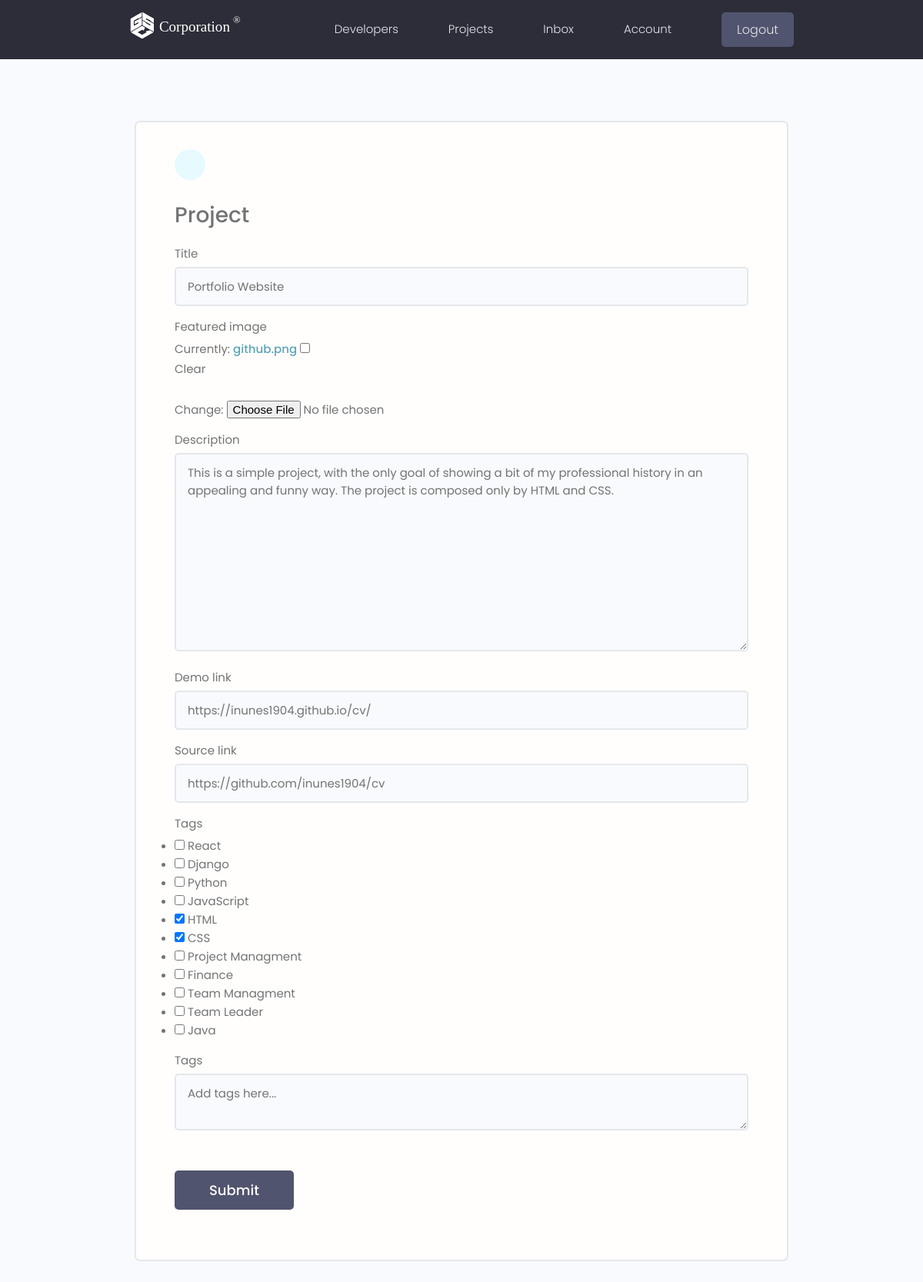
/projects/update-project/52e8a02a-baea-43a5-ac27-050e77481598 (signed in), run on the app's committed database.
### projects/models.py (models this page shows, shortened)
class Project(models.Model):
    owner = models.ForeignKey(Profile, null=True, blank=True, on_delete=models.SET_NULL)
    title = models.CharField(max_length=100)
    description = models.TextField(null=True, blank=True)
    featured_image = models.ImageField(null=True, blank=True, default="default.jpg")
    demo_link = models.CharField(max_length=2000, null=True, blank=True)
    source_link = models.CharField(max_length=2000, null=True, blank=True)
    tags = models.ManyToManyField('Tag', blank=True)
    vote_total = models.IntegerField(default=0, null=True, blank=True)
    vote_ratio = models.IntegerField(default=0, null=True, blank=True)
    created = models.DateTimeField(auto_now_add=True)
    id = models.UUIDField(default=uuid.uuid4, unique=True, primary_key=True, editable=False)
    class Meta:
        ordering=['-vote_ratio', '-vote_total', '-title']

### projects/views.py (the view)
# urls.py: path('update-project/<str:pk>', views.update_project, name="update-project"),
@login_required(login_url='login')
def update_project(request, pk):
    profile = request.user.profile
    project = profile.project_set.get(id=pk)
    form = ProjectForm(instance=project)
    if request.method == 'POST':
            form = ProjectForm(request.POST, request.FILES, instance=project)
            if form.is_valid():
                form.save()
                return redirect('account')
    context = {'form': form}
    return render(request, 'projects/project_form.html', context)

### projects/forms.py
class ProjectForm(ModelForm):
    class Meta:
        model = Project
        fields = ['title', 'featured_image', 'description', 'demo_link', 'source_link', 'tags']
        widgets={
            'tags': forms.CheckboxSelectMultiple(),
        }
    def __init__(self, *args, **kwargs):
        super(ProjectForm, self).__init__(*args, **kwargs)
        for name, field in self.fields.items():
            field.widget.attrs.update({'class': 'input'})

### projects/models.py (called while the page is built)
    def __str__(self):
        return self.name

### projects/templates/projects/project_form.html (shortened to what this page needs)
{% extends 'main.html' %}
{% block content %}
<main class="formPage my-xl">
    <div class="content-box">
        <div class="formWrapper">
            <a class="backButton" href="{% url 'account' %}"></a>
            <br>
            <h4>Project</h4>
            <form class="form" method="POST" enctype="multipart/form-data">
                {% for field in form %}
                <div class="form__field">
                    <label for="formInput#text">{{field.label}}</label>
                    {{field}}
                </div>
                {% endfor %}
                <div class="form__field">
                    <label for="formInput#text">Tags</label>
                    <textarea class="input" name="newtags" placeholder="Add tags here..."></textarea>
                </div>
                <input class="btn btn--sub btn--lg  my-md" type="submit" value="Submit" />
            </form>
        </div>
    </div>
</main>
{% endblock %}

### static/styles/app.css (style rules this page uses)
:root { --color-sub: #2d2d39; }
.btn--sub { background-color: var(--color-sub-light); }
.content-box { width: 95%; max-width: 85rem; margin: 0 auto; }
.backButton { background: var(--color-main-light); color: var(--color-main); width: 4rem; height: 4rem; display: flex; align-items: center; justify-content: center; border-radius: 50%; }
.formPage .formWrapper { list-style: none; background: var(--color-white); padding: 3.5rem 5rem; border: 2px solid var(--color-light); border-radius: 0.7rem; }

### static/uikit/styles/modules/_variables.css (style rules this page uses)
:root { --color-main: #5aa5b9; --color-main-light: #e6faff; --color-sub: #3f4156; --color-sub-light: #51546e; --color-sub-lighter: #ededfd; --color-text: #737373; --color-gray: #8b8b8b; --color-light: #e5e7eb; --color-light-gray: #767676; --color-bg: #f8fafd; --color-white: #fffefd; --color-white-light: #f3f3f3; --color-success: #359e64; --color-success-bg: #def8e8; --color-error: #fc4b0b; --color-error-bg: #fff2ee; --font-base: 'Poppins', arial, helvetica, 'Segoe UI', roboto, ubuntu, sans-serif; --font-monospace: 'Fira Code', 'Courier New', courier, monospace; --font-regular: 300; --font-medium: 500; --font-bold: 700; --generic-shadow: 1px 1px 5px #00000010; --generic-transition: all 0.3s ease-in-out; }

### static/uikit/styles/modules/_base.css (style rules this page uses)
* { margin: 0; padding: 0; box-sizing: border-box; text-rendering: optimizeLegibility; color: inherit; font-size: inherit; }
html { font-size: 50%; }
@media only screen and (min-width: 480px) { html { font-size: 56.25%; } }
@media only screen and (min-width: 1200px) { html { font-size: 62.5%; } }
body { line-height: 1.6; font-weight: 400; font-size: 1.5rem; color: var(--color-text); background-color: var(--color-bg); min-height: 100vh; }

### static/uikit/styles/modules/_typography.css (style rules this page uses)
* { font-family: var(--font-base); }
h4 { font-size: 2.8rem; font-weight: var(--font-medium); }
a { padding-bottom: 2px; text-decoration: none; display: inline-block; color: var(--color-main); font-weight: var(--font-medium); }

### static/uikit/styles/modules/_utilities.css (style rules this page uses)
.my-md { margin: 3rem auto; }
.my-xl { margin: 8rem auto; }

### static/uikit/styles/modules/_button.css (style rules this page uses)
.btn { display: inline-block; position: relative; cursor: pointer; background-color: var(--color-light); font-weight: var(--font-medium); color: var(--color-sub); text-decoration: none; padding: 1rem 2rem; border-radius: 0.5rem; border: none; width: -webkit-fit-content; width: -moz-fit-content; width: fit-content; height: -webkit-fit-content; height: -moz-fit-content; height: fit-content; font-size: 1.6rem; outline-width: 0; outline-color: transparent; -webkit-backface-visibility: hidden; backface-visibility: hidden; transition: all 0.3s ease-in-out; }
.btn--sub { background-color: var(--color-sub); color: var(--color-white); }
.btn--lg { font-size: 1.8rem; padding: 1.2rem 4.5rem; }

### static/uikit/styles/modules/_form.css (style rules this page uses)
.form { display: block; }
.form__field { margin-top: 1.5rem; margin-bottom: 1.5rem; }
.form__label, .form__field > label { display: block; margin-bottom: 0.5rem; color: var(--color-text); }
input.input[type='text'], input.input[type='email'], input.input[type='password'], input.input[type='number'], select.input, textarea.input { min-width: 24rem; width: 100%; padding: 1.2rem 1.5rem; border-radius: 0.5rem; border: 2px solid var(--color-light); transition: all 0.3s ease-in-out; background-color: var(--color-bg); }

### data on the page
Project: form "Portfolio Website" "This is a simple project, with the only goal of showing a bit of my professional history in an appealing and funny way. The project is composed only by HTML and CSS." "https://inunes1904.github.io/cv/" "https://github.com/inunes1904/cv"

### other printed values
{{ field.label }} "Title" "Featured image" "Description" "Demo link" "Source link" "Tags"
